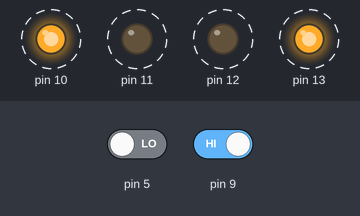
Simulated run of this sketch. Board: Arduino Uno, built with avr-gcc and run on an emulated ATmega328P. On the bench: output pins drawn as LEDs (lit = HIGH). Dashed ring = blinking. Inputs (shaded band) come from the test bench; at power-on: pin 5 LOW, pin 9 HIGH.

Above: at 0.75 s.
1.3 s: pin 5 driven HIGH
At 1.3 s:
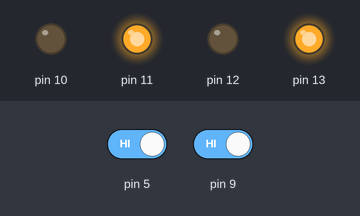
2.8 s: pin 9 driven LOW
At 5.7 s:
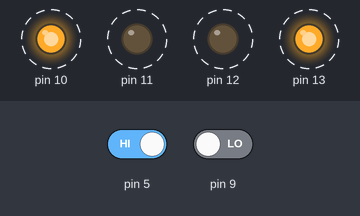
5.8 s: pin 9 driven HIGH
At 6.8 s:
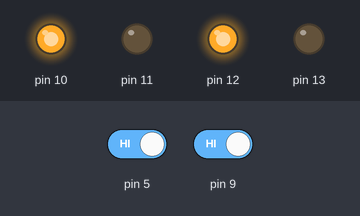
7.3 s: pin 9 driven LOW
At 7.45 s:
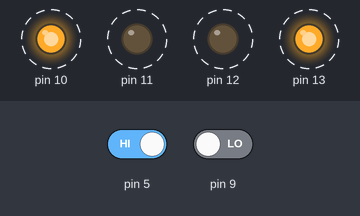
10.3 s: pin 5 driven LOW
At 11.1 s:
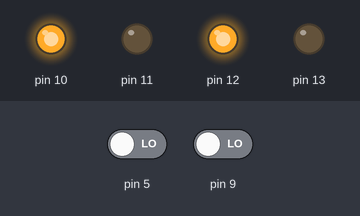
Timing chart, 0 to 12.8 s (numbered marks = the images above; inputs shaded):
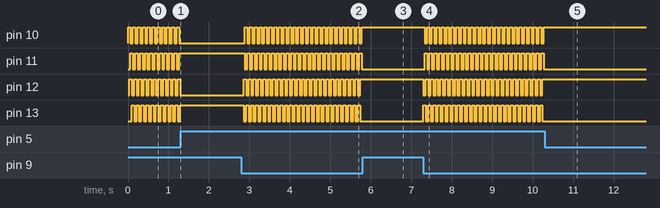

The sketch:

Arduino_code.ino
```cpp
int delayTime = 30;
bool state= HIGH;

void setup() {
  Serial.begin(9600);
  pinMode(13, OUTPUT);
  pinMode(12, OUTPUT);
  pinMode(11, OUTPUT);
  pinMode(10, OUTPUT);
  pinMode(9, INPUT);
  pinMode(5, INPUT);
}

void loop() {
  int up= digitalRead(5);
  int down= digitalRead(9);
  if (up==HIGH and down==LOW) {
      digitalWrite(13, HIGH);
      digitalWrite(12, LOW);
      delay(delayTime);
      digitalWrite(11, HIGH);
      digitalWrite(10, LOW);
      delay(delayTime);
      digitalWrite(13, LOW);
      digitalWrite(12, HIGH);
      delay(delayTime);
      digitalWrite(11, LOW);
      digitalWrite(10, HIGH);
      delay(delayTime);
  }
  else if (up==LOW and down==HIGH) {
      digitalWrite(11, LOW);
      digitalWrite(10, HIGH);
      delay(delayTime);
      digitalWrite(13, LOW);
      digitalWrite(12, HIGH);
      delay(delayTime);
      digitalWrite(11, HIGH);
      digitalWrite(10, LOW);
      delay(delayTime);
      digitalWrite(13, HIGH);
      digitalWrite(12, LOW);
      delay(delayTime);
  }

}
```

Measured:
- after the input at 1.3 s, pin 10, pin 12: stops changing and stays LOW; pin 11, pin 13: stops changing and stays HIGH
- after the input at 2.8 s, pin 10, pin 11: alternates HIGH for 0.06 s and LOW for 0.06 s, starting after 0.09 s; pin 12, pin 13: alternates HIGH for 0.06 s and LOW for 0.06 s, starting after 0.06 s
- after the input at 5.8 s, pin 10, pin 12: stops changing and stays HIGH; pin 11, pin 13: stops changing and stays LOW
- after the input at 7.3 s, pin 10–13: alternates HIGH for 0.06 s and LOW for 0.06 s, starting at once
- after the input at 10.3 s, pin 10, pin 12: stops changing and stays HIGH; pin 11, pin 13: stops changing and stays LOW
- by itself, pin 10–13: alternates HIGH for 0.06 s and LOW for 0.06 s
